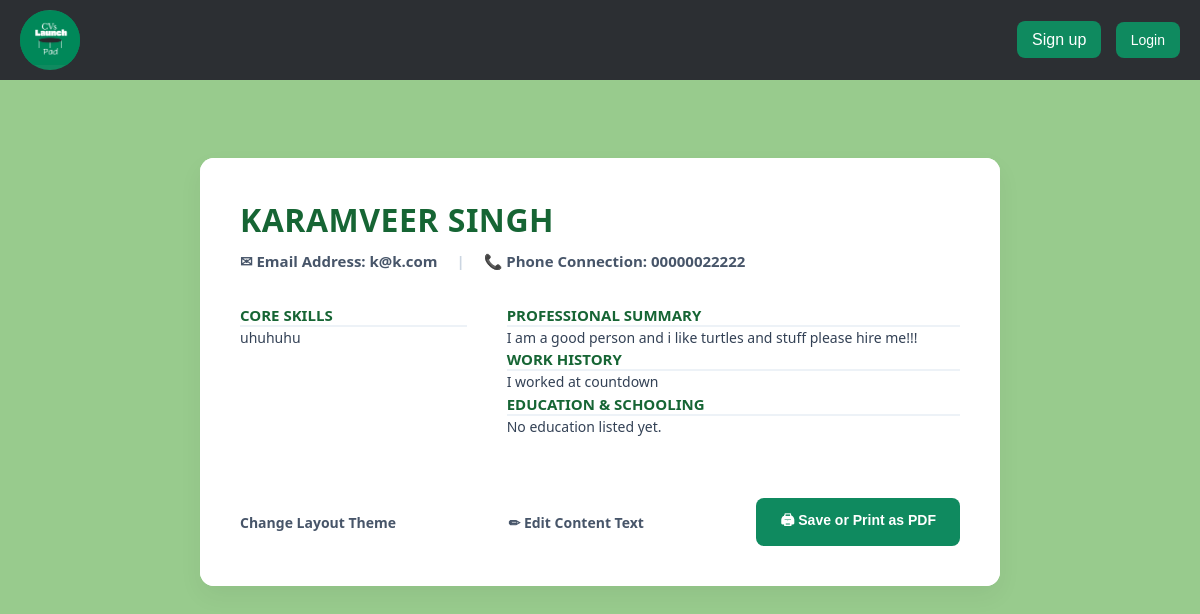
The app's page /cv/1/ (signed in) with its own data.
### cv/models.py (models this page shows)
class CVProfile(models.Model):
    full_name = models.CharField(max_length=100, blank=True)
    user = models.OneToOneField(settings.AUTH_USER_MODEL, on_delete=models.CASCADE)
    phone = models.CharField(max_length=20, blank=True)
    summary = models.TextField(blank=True)
    skills = models.TextField(help_text="Comma-separated skills", blank=True)
    experience = models.TextField(blank=True)
    education = models.TextField(blank=True)
    TEMPLATE_CHOICES = [
        ('template1', 'Modern Green'),
        ('template2', 'Classic Slate'),
        ('template3', 'Creative Teal'),
        ('template4', 'Minimal Elegant'),
        ('template5', 'Executive Charcoal'),
        ('template6', 'Warm Ochre'),
        ('template7', 'Rose Wine'),
        ('template8', 'Royal Blue'),
        ('template9', 'Dark Mode'),
        ('template10', 'Minimal Stack'),
        ('template11', 'Forest Compact'),
        ('template12', 'Amber Clean'),
    ]
    design_choice = models.CharField(max_length=20, choices=TEMPLATE_CHOICES, default='template1')

### users/models.py (models this page shows, shortened)
class User(AbstractBaseUser, PermissionsMixin):
    username = models.CharField(max_length=150, unique=True)
    email = models.EmailField(unique=True)
    is_active = models.BooleanField(default=True)
    is_staff = models.BooleanField(default=False)
    objects = UserManager()
    USERNAME_FIELD = 'email'
    REQUIRED_FIELDS = ['username']

### cv/views.py (the view)
# urls.py: path('<int:profile_id>/', views.overview, name='cv_template'),
@login_required
def overview(request, profile_id):
    profile = get_object_or_404(CVProfile, id=profile_id, user=request.user)
    context = {
        'profile': profile,
    }
    return render(request, 'cv/cv_template.html', context)

### cv/templates/cv/cv_template.html (shortened to what this page needs)
{% extends 'layout.html'%}
{% load static %}
{% block content %}
<div class="cv-preview-bg">
    <div class="cv-container {% if profile.design_choice == 'template2' %}t2-container{% elif profile.design_choice == 'template3' %}t3-container{% elif profile.design_choice == 'template4' %}t4-container{% elif profile.design_choice == 'template5' %}t5-container{% elif profile.design_choice == 'template6' %}t6-container{% elif profile.design_choice == 'template7' %}t7-container{% elif profile.design_choice == 'template8' %}t8-container{% elif profile.design_choice == 'template9' %}t9-container{% elif profile.design_choice == 'template10' %}t10-container{% elif profile.design_choice == 'template11' %}t11-container{% elif profile.design_choice == 'template12' %}t12-container{% else %}t11-container{% endif %}">
    {% if profile.design_choice == 'template2' %}
    <header class="t2-header">
        <h1>{{ profile.full_name|default:profile.user.username }}</h1>
        <p>✉ {{ profile.user.email }} &nbsp;|&nbsp; 📞 {{ profile.phone|default:"Not specified" }}</p>
    </header>
{% elif profile.design_choice == 'template3' %}
    <header class="t3-header">
        <h1>{{ profile.full_name|default:profile.user.username }}</h1>
        <p>✉ {{ profile.user.email }} &nbsp;•&nbsp; 📞 {{ profile.phone|default:"Not specified" }}</p>
    </header>
{% elif profile.design_choice == 'template4' %}
    <header class="t4-header">
        <h1>{{ profile.full_name|default:profile.user.username }}</h1>
        <p>EMAIL: {{ profile.user.email }} &nbsp;//&nbsp; PHONE: {{ profile.phone|default:"Not specified" }}</p>
    </header>
{% elif profile.design_choice == 'template5' %}
    <header class="t5-header">
        <h1>{{ profile.full_name|default:profile.user.username }}</h1>
        <p>✉ {{ profile.user.email }} &nbsp;|&nbsp; 📞 {{ profile.phone|default:"Not specified" }}</p>
    </header>
{% elif profile.design_choice == 'template6' %}
    <header class="t6-header">
        <h1>{{ profile.full_name|default:profile.user.username }}</h1>
        <p style="color: #78350f;">✉ {{ profile.user.email }} &nbsp;•&nbsp; 📞 {{ profile.phone|default:"Not specified" }}</p>
    </header>
{% else %}
    <header class="cv-header t1-header">
        <h1>{{ profile.full_name|default:profile.user.username }}</h1>
        <p style="margin-top: 10px; color: #475569; font-size: 15px;">
            ✉ Email Address: {{ profile.user.email }} <span style="margin: 0 15px; color: #cbd5e1;">|</span> 📞 Phone Connection: {{ profile.phone|default:"Not specified" }}
        </p>
    </header>
{% endif %}
    {% if profile.design_choice == 'template4' %}
        <div class="cv-content-single">
            <div class="t4-section"><h2>Professional Summary</h2><p class="cv-text">{{ profile.summary }}</p></div>
            <div class="t4-section"><h2>Core Skills</h2><p class="cv-text">{{ profile.skills }}</p></div>
            <div class="t4-section"><h2>Work History</h2><p class="cv-text">{{ profile.experience }}</p></div>
            <div class="t4-section"><h2>Education & Schooling</h2><p class="cv-text">{{ profile.education }}</p></div>
        </div>
    {% else %}
        <div class="cv-content">
            <aside>
                <div class="{% if profile.design_choice == 'template2' %}t2-section{% elif profile.design_choice == 'template3' %}t3-section{% elif profile.design_choice == 'template5' %}t5-section{% elif profile.design_choice == 'template6' %}t6-section{% else %}t1-section{% endif %}">
                    <h2>Core Skills</h2>
                    <p class="cv-text">{{ profile.skills|default:"No skills listed yet." }}</p>
                </div>
            </aside>
            <main>
                <div class="{% if profile.design_choice == 'template2' %}t2-section{% elif profile.design_choice == 'template3' %}t3-section{% elif profile.design_choice == 'template5' %}t5-section{% elif profile.design_choice == 'template6' %}t6-section{% else %}t1-section{% endif %}">
                    <h2>Professional Summary</h2>
                    <p class="cv-text">{{ profile.summary|default:"No summary listed yet." }}</p>
                </div>
                <div class="{% if profile.design_choice == 'template2' %}t2-section{% elif profile.design_choice == 'template3' %}t3-section{% elif profile.design_choice == 'template5' %}t5-section{% elif profile.design_choice == 'template6' %}t6-section{% else %}t1-section{% endif %}">
                    <h2>Work History</h2>
                    <p class="cv-text">{{ profile.experience|default:"No history listed yet." }}</p>
                </div>
                <div class="{% if profile.design_choice == 'template2' %}t2-section{% elif profile.design_choice == 'template3' %}t3-section{% elif profile.design_choice == 'template5' %}t5-section{% elif profile.design_choice == 'template6' %}t6-section{% else %}t1-section{% endif %}">
                    <h2>Education & Schooling</h2>
                    <p class="cv-text">{{ profile.education|default:"No education listed yet." }}</p>
                </div>
            </main>
        </div>
    {% endif %}
    <footer class="cv-footer">
        <a href="{% url 'template_gallery' %}" class="cv-link-edit">Change Layout Theme</a>
        <a href="{% url 'edit_profile' %}" class="cv-link-edit">✏ Edit Content Text</a>
        <button onclick="window.print();" class="cv-btn-print">🖨 Save or Print as PDF</button>
    </footer>
</div>
{% endblock %}

### static/css/style.css (style rules this page uses)
* { margin: 0; padding: 0; box-sizing: border-box; }
body { margin: 0; font-family: Arial, sans-serif; padding-top: 60px; }
h1 { font-size: 24px; margin: 0 0 8px 0; color: #166534; }
h1 { font-size: 24px; margin-top: 0; margin-bottom: 30px; color: #0f8a5f; font-weight: bold; }
.cv-preview-bg { background-color: #98CB8D; min-height: calc(100vh - 70px); padding: 40px 20px; display: flex; justify-content: center; align-items: start; box-sizing: border-box; }
.cv-container { max-width: 800px; width: 100%; margin: 40px auto; background-color: #ffffff; border-radius: 12px; box-shadow: 0 10px 25px rgba(0, 0, 0, 0.05); overflow: hidden; font-family: Arial, sans-serif; border: none; display:flex; flex-direction: column; }
.cv-header { padding: 40px 40px 10px 40px; background-color: #ffffff; }
.cv-header h1 { color: #166534; font-size: 32px; margin: 0 0 8px 0; text-transform: uppercase; font-weight: bold; letter-spacing: 0.5px; }
.cv-header p { margin: 4px 0; font-size: 15px; color: #475569; font-weight: bold; }
.cv-content { display: grid; grid-template-columns: 1fr 2fr; gap: 40px; padding: 20px 40px 40px 40px; }
.cv-text { font-size: 14px; line-height: 1.6; color: #334155; white-space: pre-line; margin: 0; }
.cv-footer { background-color: #ffffff; padding: 20px 40px 40px 40px; display: flex; justify-content: space-between; align-items: center; width: 100%; box-sizing: border-box; }
.cv-link-edit { color: #475569; font-size: 14px; font-weight: bold; text-decoration: none; }
.cv-btn-print { background-color: #0f8a5f; color: #ffffff; font-size: 14px; font-weight: bold; border: none; padding: 12px 24px; border-radius: 8px; cursor: pointer; transition: background-color 0.2s ease; }
.t1-header h1 { color: #166534; font-size: 32px; font-weight: bold; }
.t1-section h2 { color: #166534; border-bottom: 2px solid #edf2f7; font-size: 15px; text-transform: uppercase; }
.t11-container { border-radius: 14px; font-family: 'Segoe UI', Tahoma, Geneva, Verdana, sans-serif; }

### records on screen
CVProfile: full_name "KARAMVEER SINGH", user.email "k@k.com", phone "00000022222", skills "uhuhuhu", summary "I am a good person and i like turtles and stuff please hire me!!!", experience "I worked at countdown", education "No education listed yet."
